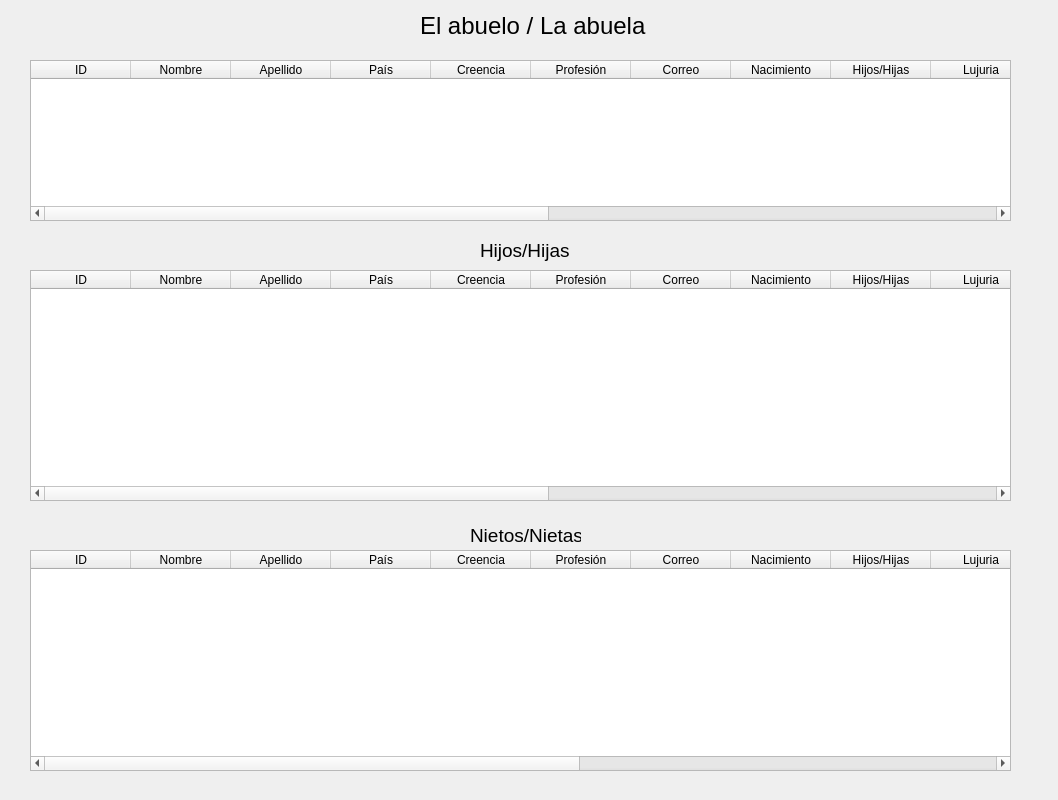
<?xml version="1.0" encoding="UTF-8"?>
<ui version="4.0">
 <class>VentanaFamilia</class>
 <widget class="QDialog" name="VentanaFamilia">
  <property name="geometry">
   <rect>
    <x>0</x>
    <y>0</y>
    <width>1058</width>
    <height>800</height>
   </rect>
  </property>
  <property name="windowTitle">
   <string>Dialog</string>
  </property>
  <widget class="QTableWidget" name="abuelo">
   <property name="geometry">
    <rect>
     <x>30</x>
     <y>60</y>
     <width>981</width>
     <height>161</height>
    </rect>
   </property>
   <property name="sortingEnabled">
    <bool>true</bool>
   </property>
   <attribute name="verticalHeaderDefaultSectionSize">
    <number>35</number>
   </attribute>
   <column>
    <property name="text">
     <string>ID</string>
    </property>
   </column>
   <column>
    <property name="text">
     <string>Nombre</string>
    </property>
   </column>
   <column>
    <property name="text">
     <string>Apellido</string>
    </property>
   </column>
   <column>
    <property name="text">
     <string>País</string>
    </property>
   </column>
   <column>
    <property name="text">
     <string>Creencia</string>
    </property>
   </column>
   <column>
    <property name="text">
     <string>Profesión</string>
    </property>
   </column>
   <column>
    <property name="text">
     <string>Correo</string>
    </property>
   </column>
   <column>
    <property name="text">
     <string>Nacimiento</string>
    </property>
   </column>
   <column>
    <property name="text">
     <string>Hijos/Hijas</string>
    </property>
   </column>
   <column>
    <property name="text">
     <string>Lujuria</string>
    </property>
   </column>
   <column>
    <property name="text">
     <string>Gula</string>
    </property>
   </column>
   <column>
    <property name="text">
     <string>Avaricia</string>
    </property>
   </column>
   <column>
    <property name="text">
     <string>Pereza</string>
    </property>
   </column>
   <column>
    <property name="text">
     <string>Ira</string>
    </property>
   </column>
   <column>
    <property name="text">
     <string>Envidia</string>
    </property>
   </column>
   <column>
    <property name="text">
     <string>Soberbia</string>
    </property>
   </column>
   <column>
    <property name="text">
     <string>Total pecados</string>
    </property>
   </column>
  </widget>
  <widget class="QTableWidget" name="hijos">
   <property name="geometry">
    <rect>
     <x>30</x>
     <y>270</y>
     <width>981</width>
     <height>231</height>
    </rect>
   </property>
   <property name="sortingEnabled">
    <bool>true</bool>
   </property>
   <attribute name="verticalHeaderDefaultSectionSize">
    <number>35</number>
   </attribute>
   <column>
    <property name="text">
     <string>ID</string>
    </property>
   </column>
   <column>
    <property name="text">
     <string>Nombre</string>
    </property>
   </column>
   <column>
    <property name="text">
     <string>Apellido</string>
    </property>
   </column>
   <column>
    <property name="text">
     <string>País</string>
    </property>
   </column>
   <column>
    <property name="text">
     <string>Creencia</string>
    </property>
   </column>
   <column>
    <property name="text">
     <string>Profesión</string>
    </property>
   </column>
   <column>
    <property name="text">
     <string>Correo</string>
    </property>
   </column>
   <column>
    <property name="text">
     <string>Nacimiento</string>
    </property>
   </column>
   <column>
    <property name="text">
     <string>Hijos/Hijas</string>
    </property>
   </column>
   <column>
    <property name="text">
     <string>Lujuria</string>
    </property>
   </column>
   <column>
    <property name="text">
     <string>Gula</string>
    </property>
   </column>
   <column>
    <property name="text">
     <string>Avaricia</string>
    </property>
   </column>
   <column>
    <property name="text">
     <string>Pereza</string>
    </property>
   </column>
   <column>
    <property name="text">
     <string>Ira</string>
    </property>
   </column>
   <column>
    <property name="text">
     <string>Envidia</string>
    </property>
   </column>
   <column>
    <property name="text">
     <string>Soberbia</string>
    </property>
   </column>
   <column>
    <property name="text">
     <string>Total pecados</string>
    </property>
   </column>
  </widget>
  <widget class="QTableWidget" name="nietos">
   <property name="geometry">
    <rect>
     <x>30</x>
     <y>550</y>
     <width>981</width>
     <height>221</height>
    </rect>
   </property>
   <property name="sortingEnabled">
    <bool>true</bool>
   </property>
   <attribute name="verticalHeaderDefaultSectionSize">
    <number>35</number>
   </attribute>
   <column>
    <property name="text">
     <string>ID</string>
    </property>
   </column>
   <column>
    <property name="text">
     <string>Nombre</string>
    </property>
   </column>
   <column>
    <property name="text">
     <string>Apellido</string>
    </property>
   </column>
   <column>
    <property name="text">
     <string>País</string>
    </property>
   </column>
   <column>
    <property name="text">
     <string>Creencia</string>
    </property>
   </column>
   <column>
    <property name="text">
     <string>Profesión</string>
    </property>
   </column>
   <column>
    <property name="text">
     <string>Correo</string>
    </property>
   </column>
   <column>
    <property name="text">
     <string>Nacimiento</string>
    </property>
   </column>
   <column>
    <property name="text">
     <string>Hijos/Hijas</string>
    </property>
   </column>
   <column>
    <property name="text">
     <string>Lujuria</string>
    </property>
   </column>
   <column>
    <property name="text">
     <string>Gula</string>
    </property>
   </column>
   <column>
    <property name="text">
     <string>Avaricia</string>
    </property>
   </column>
   <column>
    <property name="text">
     <string>Pereza</string>
    </property>
   </column>
   <column>
    <property name="text">
     <string>Ira</string>
    </property>
   </column>
   <column>
    <property name="text">
     <string>Envidia</string>
    </property>
   </column>
   <column>
    <property name="text">
     <string>Soberbia</string>
    </property>
   </column>
  </widget>
  <widget class="QLabel" name="label">
   <property name="geometry">
    <rect>
     <x>470</x>
     <y>520</y>
     <width>111</width>
     <height>31</height>
    </rect>
   </property>
   <property name="font">
    <font>
     <pointsize>14</pointsize>
    </font>
   </property>
   <property name="text">
    <string>Nietos/Nietas</string>
   </property>
  </widget>
  <widget class="QLabel" name="label_2">
   <property name="geometry">
    <rect>
     <x>480</x>
     <y>240</y>
     <width>91</width>
     <height>21</height>
    </rect>
   </property>
   <property name="font">
    <font>
     <pointsize>14</pointsize>
    </font>
   </property>
   <property name="text">
    <string>Hijos/Hijas</string>
   </property>
  </widget>
  <widget class="QLabel" name="label_3">
   <property name="geometry">
    <rect>
     <x>420</x>
     <y>10</y>
     <width>231</width>
     <height>31</height>
    </rect>
   </property>
   <property name="font">
    <font>
     <pointsize>18</pointsize>
    </font>
   </property>
   <property name="text">
    <string>El abuelo / La abuela</string>
   </property>
  </widget>
 </widget>
 <resources/>
 <connections/>
</ui>
